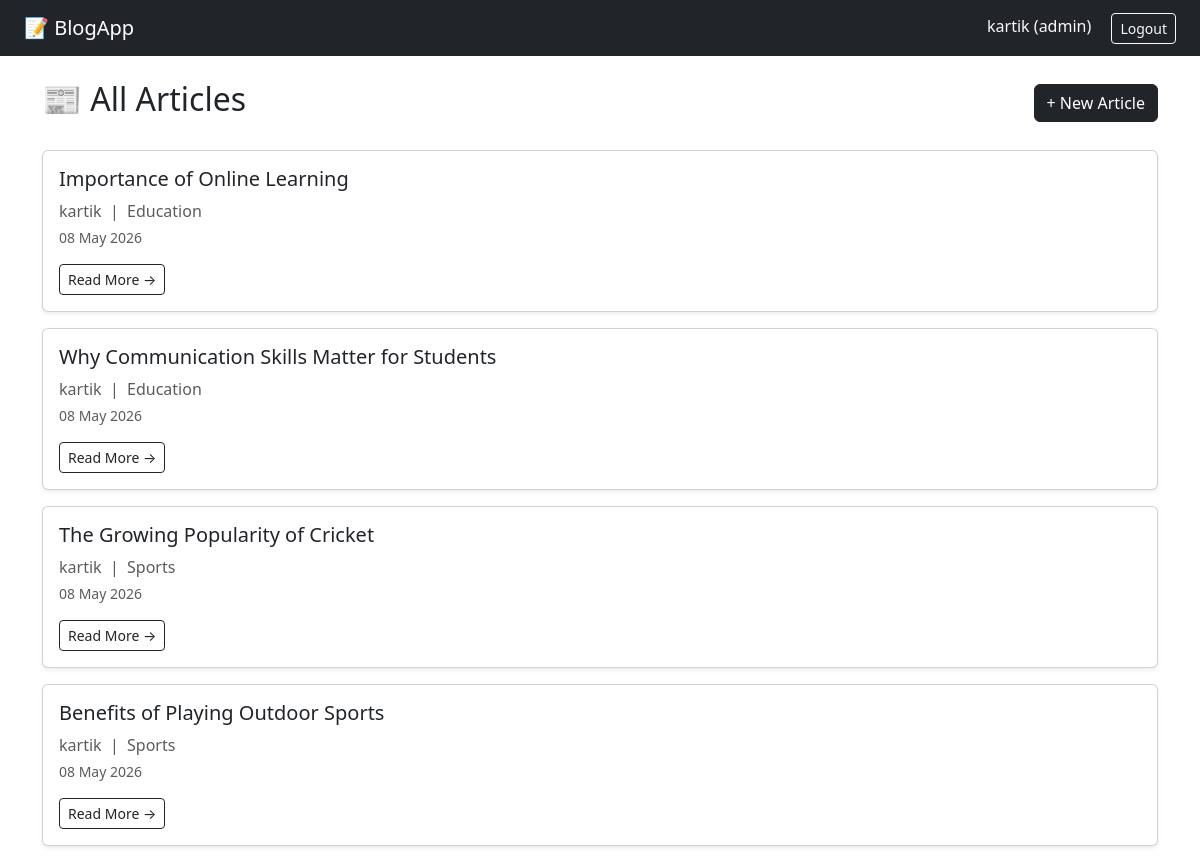
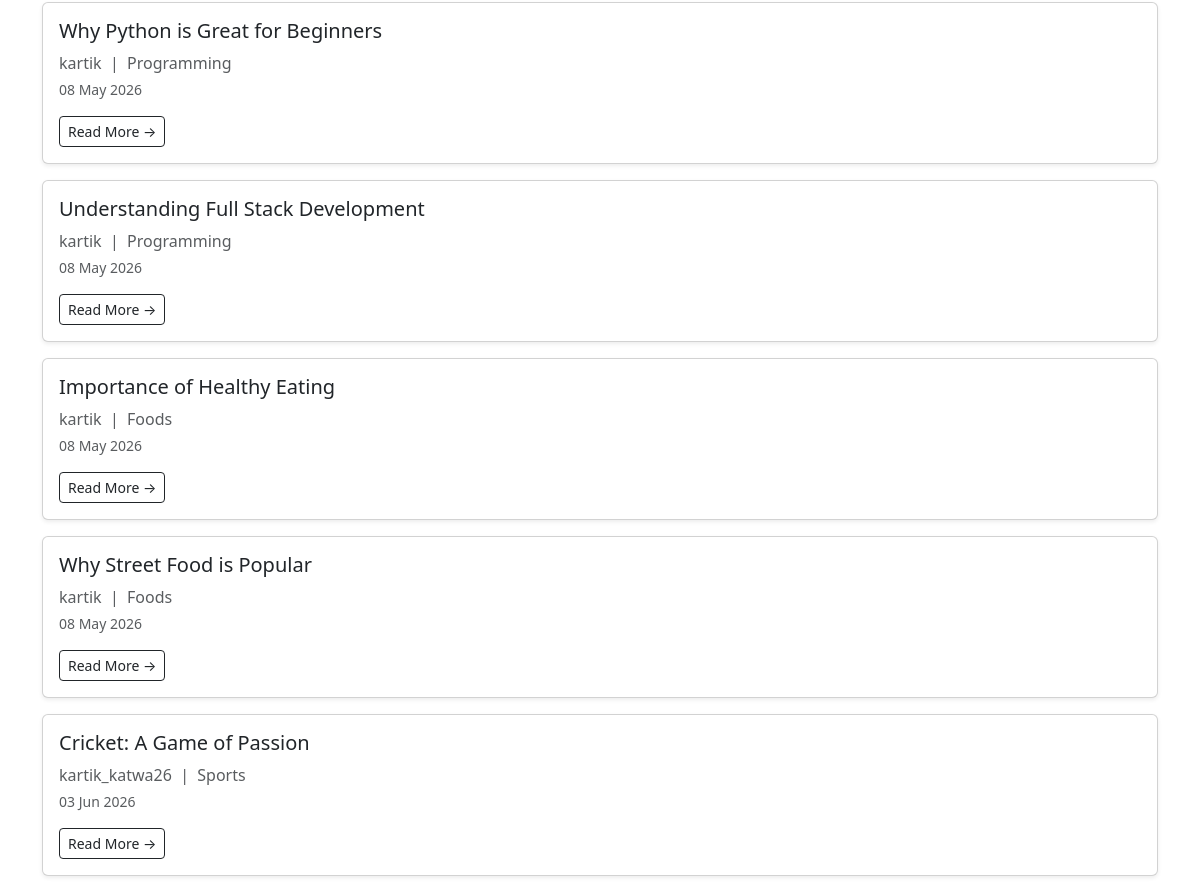
The app's page /blog/ (signed in) with its own data (2 pictures, top to bottom).
### Accounts/models.py (models this page shows)
class CustomUser(AbstractUser):
    ROLE_CHOICES = (
        ('reader', 'Reader'),
        ('author', 'Author'),
        ('admin', 'Admin'),
    )
    role = models.CharField(max_length=10, choices=ROLE_CHOICES, default='reader')
    def __str__(self):
        return self.username

### blog/models.py (models this page shows, shortened)
class Article(models.Model):
    title = models.CharField(max_length=200)
    content = models.TextField()
    author = models.ForeignKey(settings.AUTH_USER_MODEL, on_delete=models.CASCADE)
    category = models.ForeignKey(Category, on_delete=models.SET_NULL, null = True)
    created_date = models.DateTimeField(auto_now_add=True)

class Category(models.Model):
    name = models.CharField(max_length=100, unique=True)
    def __str__(self):
        return self.name

### blog/views.py (the view)
# urls.py: path('', article_list, name='article_list'),
def article_list(request):
    articles = Article.objects.all()
    return render(request, 'app/article_list.html', {'articles': articles})

### blog/templates/app/article_list.html (shortened to what this page needs)
{% extends 'base.html' %}
{% block content %}
<div class="d-flex justify-content-between align-items-center mb-4">
    <h2>📰 All Articles</h2>
    {% if perms.blog.add_article %}
        <a href="{% url 'create_article' %}" class="btn btn-dark">+ New Article</a>
    {% endif %}
</div>
{% for article in articles %}
<div class="card mb-3 shadow-sm">
    <div class="card-body">
        <h5 class="card-title">{{ article.title }}</h5>
        <p class="text-muted mb-1">{{ article.author }} &nbsp;|&nbsp;  {{ article.category }}</p>
        <p class="text-muted small">{{ article.created_date|date:"d M Y" }}</p>
        <a href="{% url 'article_detail' article.id %}" class="btn btn-outline-dark btn-sm">Read More →</a>
    </div>
</div>
{% empty %}
    <p class="text-muted">No articles found.</p>
{% endfor %}
{% endblock %}

### templates/base.html (shortened to what this page needs)
<!DOCTYPE html>
<html lang="en">
<head>
    <link href="https://cdn.jsdelivr.net/npm/bootstrap@5.3.0/dist/css/bootstrap.min.css" rel="stylesheet">
</head>
<body>
<nav class="navbar navbar-expand-lg navbar-dark bg-dark px-4">
    <a class="navbar-brand" href="{% url 'article_list' %}">📝 BlogApp</a>
    <div class="ms-auto">
        {% if user.is_authenticated %}
            <span class="text-light me-3">{{ user.username }} ({{ user.role }})</span>
            <form method="POST" action="{% url 'logout' %}" class="d-inline">
                <button class="btn btn-outline-light btn-sm">Logout</button>
            </form>
        {% else %}
            <a href="{% url 'login' %}" class="btn btn-outline-light btn-sm">Login</a>
        {% endif %}
    </div>
</nav>
<div class="container mt-4">
    {% block content %}{% endblock %}
</div>
</body>
</html>

### records on screen
CustomUser: username "kartik", role "admin"
Article: title "Importance of Online Learning", author "kartik", category "Education", created_date "08 May 2026"
Article: title "Why Communication Skills Matter for Students", author "kartik", category "Education", created_date "08 May 2026"
Article: title "The Growing Popularity of Cricket", author "kartik", category "Sports", created_date "08 May 2026"
Article: title "Benefits of Playing Outdoor Sports", author "kartik", category "Sports", created_date "08 May 2026"
Article: title "Why Python is Great for Beginners", author "kartik", category "Programming", created_date "08 May 2026"
Article: title "Understanding Full Stack Development", author "kartik", category "Programming", created_date "08 May 2026"
Article: title "Importance of Healthy Eating", author "kartik", category "Foods", created_date "08 May 2026"
Article: title "Why Street Food is Popular", author "kartik", category "Foods", created_date "08 May 2026"
Article: title "Cricket: A Game of Passion", author "kartik_katwa26", category "Sports", created_date "03 Jun 2026"
